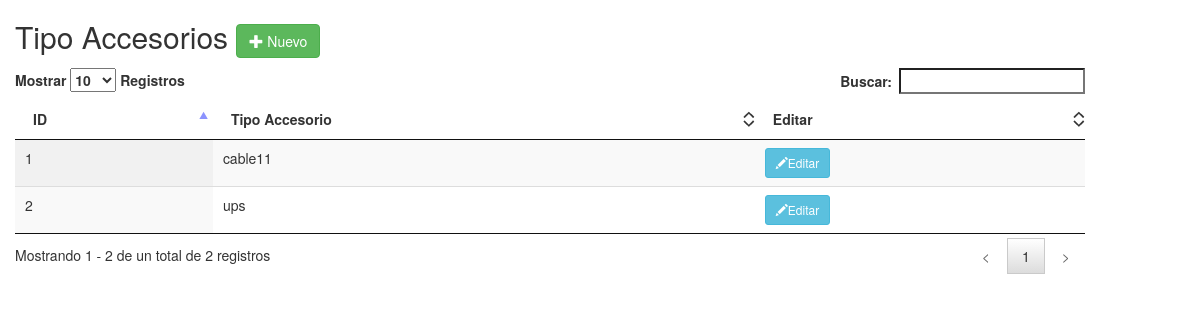
Page /tipo_accesorio/ver_taccesorio.php on the earlier database version.
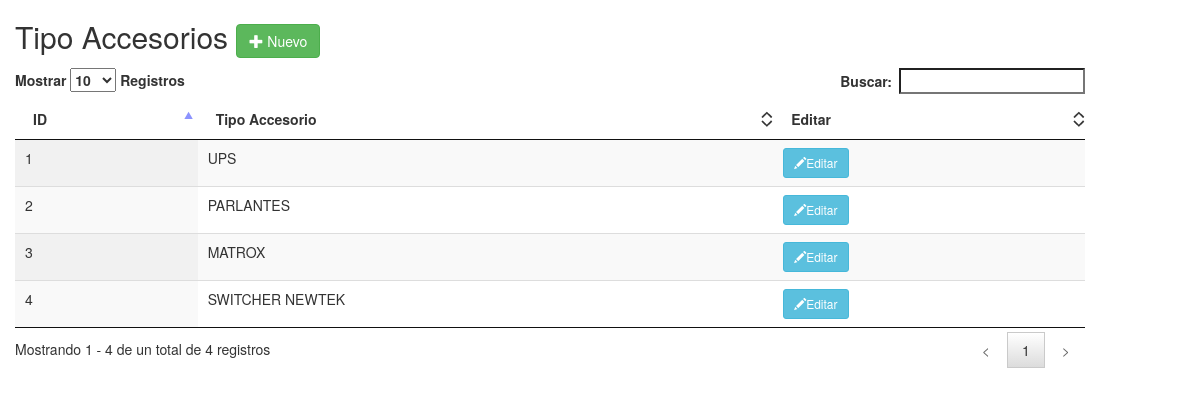
Same page on the later database version.
### tables this page shows
CREATE TABLE `tipo_accesorio` (
  `id_taccesorio` int(11) NOT NULL,
  `tipo_accesorio` varchar(45) NOT NULL
);

### tipo_accesorio/ver_taccesorio.php (the view, shortened to what this page needs)
<!doctype html>
<html lang="en">
<head>
    <link rel="stylesheet" href="../bootstrap/css/bootstrap.min.css" >
     <link rel="stylesheet" href="../plugins/datatables/jquery.dataTables.min.css" >
     <link rel="stylesheet" href="../css/toastr.css" >
</head>
<body>
<div class="container-fluid">
   <h2>Tipo Accesorios
                        <a href="tipo_accesorio.php" class="btn btn-success btn-md">
                            <span class="glyphicon glyphicon-plus"></span> Nuevo
                        </a>
                    </h2>
    <div class="row">
        <div class="col-lg-11">
            <table id="ver" class="display table " cellspacing="0" >
                <thead>
                    <tr>
                        <th data-field="ID">ID</th>
                        <th data-field="Tipo Accesorio">Tipo Accesorio</th>
                        <th data-field="Editar">Editar</th>
                    </tr>
                </thead>
                <tbody>
                <?php
              $mbd=DB::connect();DB::disconnect();
             $proof=$mbd->query("SELECT * FROM tipo_accesorio");
                while($row = $row = $proof->fetch(PDO::FETCH_ASSOC)){
                    echo "
                    <tr>
                        <td>".$row["id_taccesorio"]."</td>
                        <td>".$row["tipo_accesorio"]."</td>
                        <td>
                             <a href=\"editar.php?id=".$row["id_taccesorio"]."\" class=\"btn btn-info btn-sm\">
                                    <span class=\"glyphicon glyphicon-pencil\"></span>Editar
                              </a></td>
                    </tr>";
                }
                ?>
                </tbody>
            </table>
        </div>
    </div>
    </div>
</body>
</html>

Differences in the rows shown:
changed tipo_accesorio id 1: tipo_accesorio "cable11" → "UPS"
changed tipo_accesorio id 2: tipo_accesorio "ups" → "PARLANTES"
added tipo_accesorio: id_taccesorio "3", tipo_accesorio "MATROX"
added tipo_accesorio: id_taccesorio "4", tipo_accesorio "SWITCHER NEWTEK"
Other differences:
text written by a page script: "Mostrar Registros Buscar: Mostrando 1 - 2 de un total de 2 registros < 1 >" → "Mostrar Registros Buscar: Mostrando 1 - 4 de un total de 4 registros < 1 >"
